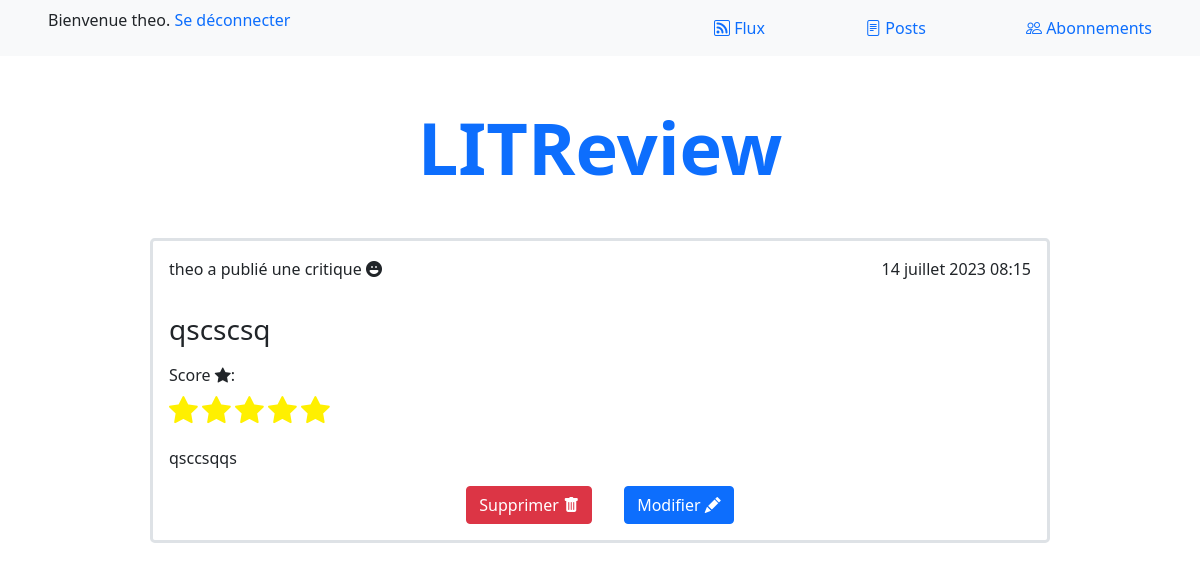
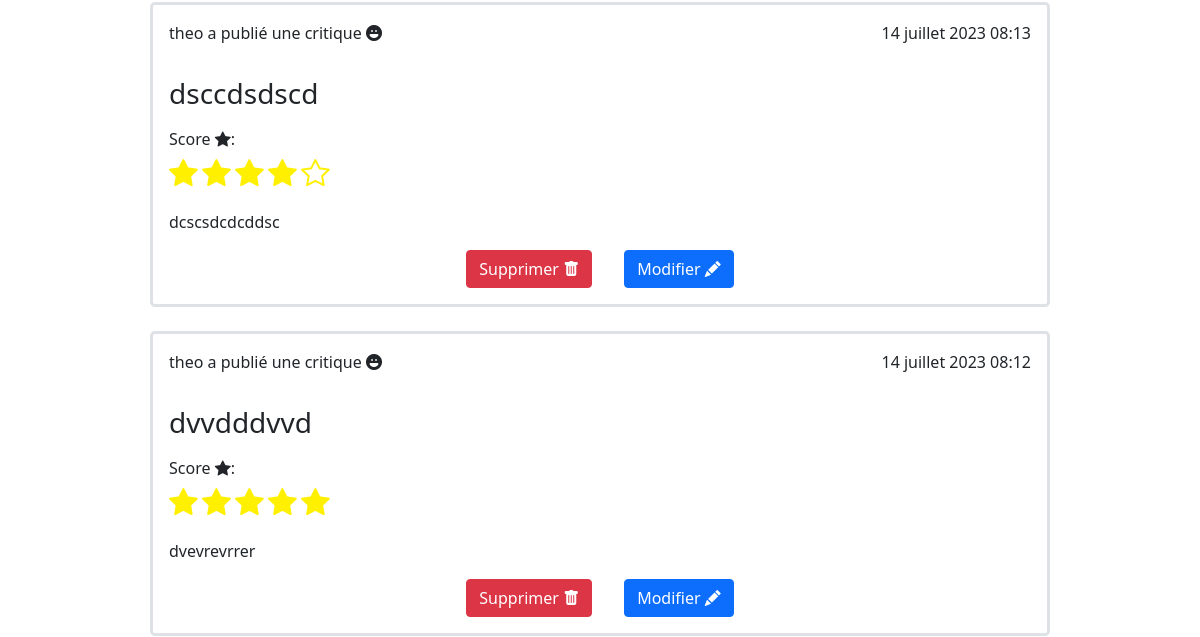
The page /posts (signed in, upper part) on the database as committed earlier (2 pictures, top to bottom).
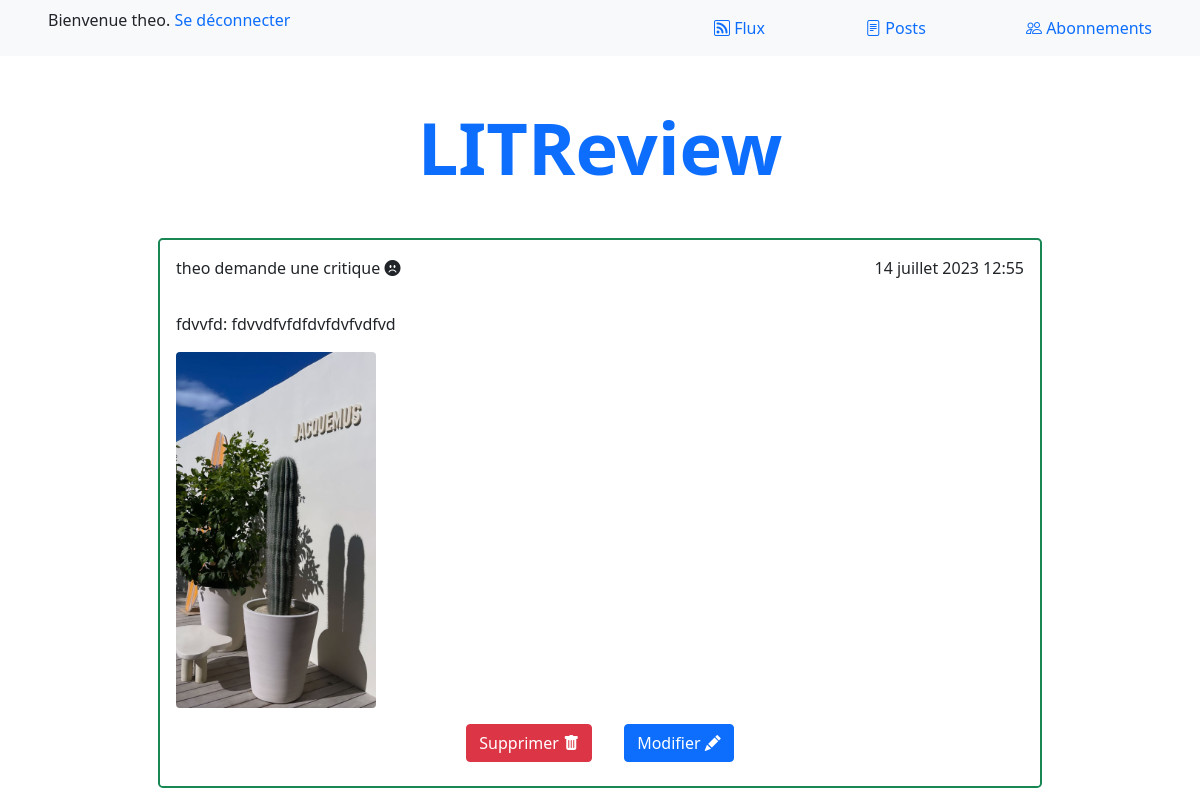
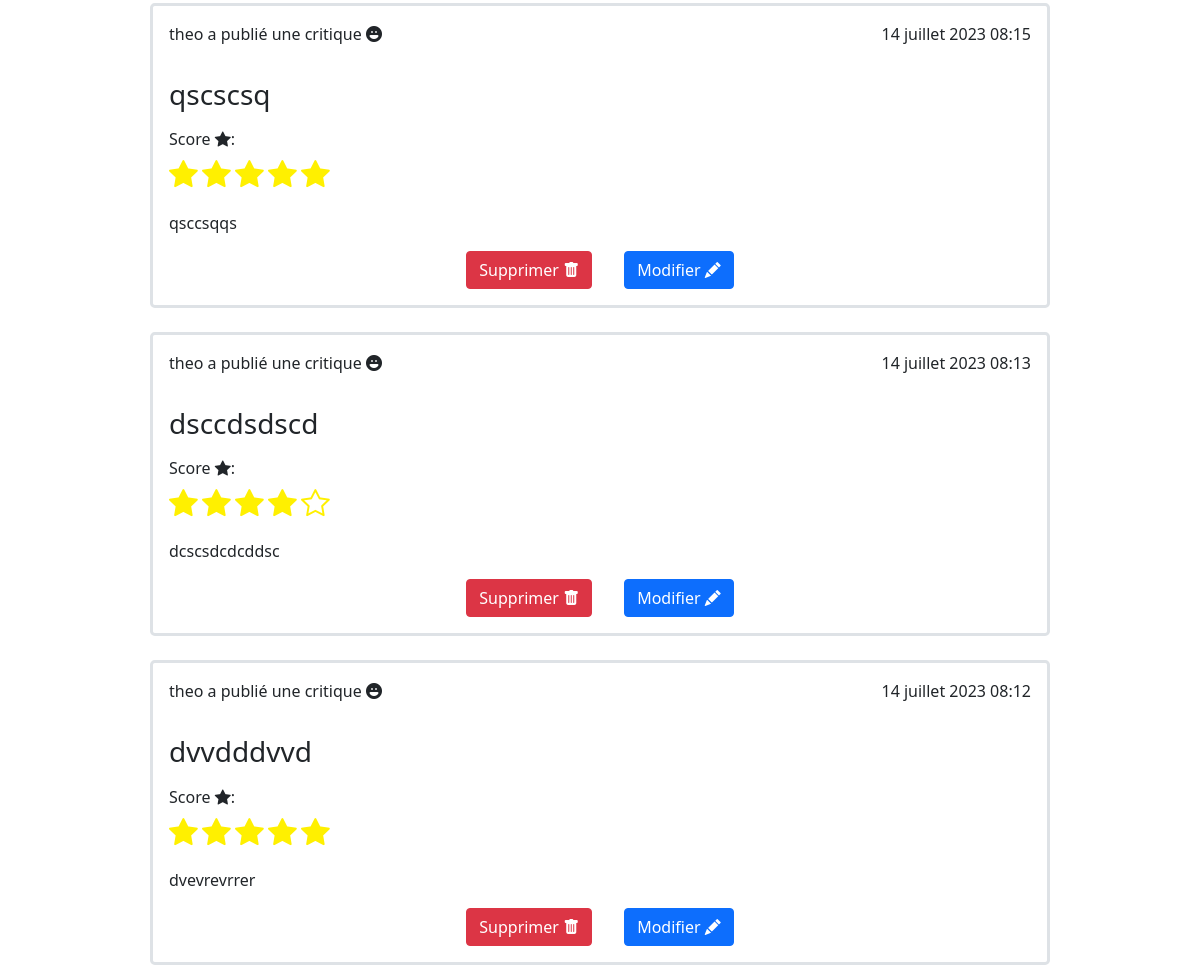
The same page on the database as committed later (2 pictures, top to bottom).
### website/models.py (models this page shows, shortened)
class Review(models.Model):
    objects = models.Manager()
    ticket = models.ForeignKey(Ticket, on_delete=models.CASCADE)
    rating = models.PositiveSmallIntegerField(validators=[MinValueValidator(0), MaxValueValidator(5)])
    headline = models.CharField(max_length=128)
    body = models.TextField(max_length=8192, blank=True)
    user = models.ForeignKey(settings.AUTH_USER_MODEL, on_delete=models.CASCADE)
    time_created = models.DateTimeField(auto_now_add=True)

class Ticket(models.Model):
    objects = models.Manager()
    title = models.CharField(max_length=128, db_index=True)
    description = models.TextField(max_length=2048, blank=True)
    user = models.ForeignKey(settings.AUTH_USER_MODEL, on_delete=models.CASCADE)
    image = models.ImageField(null=True, blank=True)
    time_created = models.DateTimeField(auto_now_add=True)

### authentication/models.py (models this page shows)
class User(AbstractUser):
    pass

### website/views.py (the view)
# urls.py: path('posts', website.views.display_posts, name='posts'),
@login_required
def display_posts(request):
    tickets = Ticket.objects.filter(user=request.user)
    tickets = tickets.annotate(content_type=Value('TICKET', CharField()))
    reviews = Review.objects.filter(user=request.user)
    reviews = reviews.annotate(content_type=Value('REVIEW', CharField()))
    posts = sorted(chain(reviews, tickets),
                   key=lambda post: post.time_created, reverse=True)
    return render(request, 'website/posts.html', context={"posts": posts})

### website/templates/website/posts.html (shortened to what this page needs)
{% extends 'base.html' %}
{% block content %}
    <article>
        {% for post in posts %}
            {% if post.content_type == 'REVIEW' %}
                <div class="border border-3 rounded-3 my-4">
                    <div class="d-flex justify-content-between m-3">
                        <p>{{ post.user }} a publié une critique <i class="bi bi-emoji-laughing-fill"></i></p>
                        <p>{{ post.time_created }}</p>
                    </div>
                    <h3 class="text-start m-3">{{ post.headline }}</h3>
                    <div>
                        {% with filled_stars=post.rating %}
                            <p class="text-start mx-3 mb-0">Score <i class="bi bi-star-fill"></i>:</p>
                            <div class="text-start mx-3">
                                {% for _ in '12345'|make_list %}
                                    {% if forloop.counter <= filled_stars %}
                                        <i class="bi bi-star-fill" style="font-size: 1.8rem; color: #FFF000;"></i>
                                    {% else %}
                                        <i class="bi bi-star" style="font-size: 1.8rem; color: #FFF000;"></i>
                                    {% endif %}
                                {% endfor %}
                            </div>
                        {% endwith %}
                    </div>
                    <p class="text-start m-3">{{ post.body }}</p>
                    <div class="d-flex justify-content-center m-3">
                        <form method="post" action="{% url 'delete_review' post.id %}"
                              onsubmit="return confirm('Voulez-vous vraiment supprimer cette critique ?')">
                            <button class="btn btn-danger rounded mx-3" type="submit">Supprimer <i class="bi bi-trash-fill"></i></button>
                        </form>
                        <form method="post" action="{% url 'update_review' post.id %}">
                            <button class="btn btn-primary rounded mx-3" type="submit">Modifier <i class="bi bi-pencil-fill"></i></button>
                        </form>
                    </div>
                </div>
            {% else %}
                <div class="border border-success border-2 rounded-3 m-2 pb-2">
                    <div class="d-flex justify-content-between m-3">
                        <p>{{ post.user }} demande une critique <i class="bi bi-emoji-frown-fill"></i></p>
                        <p>{{ post.time_created }}</p>
                    </div>
                    <p class="text-start m-3">{{ post.title }}: {{ post.description }}</p>
                    {% if post.image %}
                        <img src="{{ post.image.url }}" class="d-flex justify-content-between m-3 rounded"
                             style="width: 200px; height: auto;">
                    {% endif %}
                    <div class="d-flex justify-content-center m-3">
                        <form method="post" action="{% url 'delete_ticket' post.id %}"
                              onsubmit="return confirm('Voulez-vous vraiment supprimer cette critique ?')">
                            <button class="btn btn-danger rounded mx-3" type="submit">Supprimer <i class="bi bi-trash-fill"></i></button>
                        </form>
                        <form method="post" action="{% url 'update_ticket' post.id %}">
                            <button class="btn btn-primary rounded mx-3" type="submit">Modifier <i class="bi bi-pencil-fill"></i></button>
                        </form>
                    </div>
                </div>
            {% endif %}
        {% endfor %}
    </article>
{% endblock %}

Rows that differ between the two databases and show on the page:
added Ticket: user "theo", time_created "14 juillet 2023 12:55", title "fdvvfd", description "fdvvdfvfdfdvfdvfvdfvd", image (picture)
